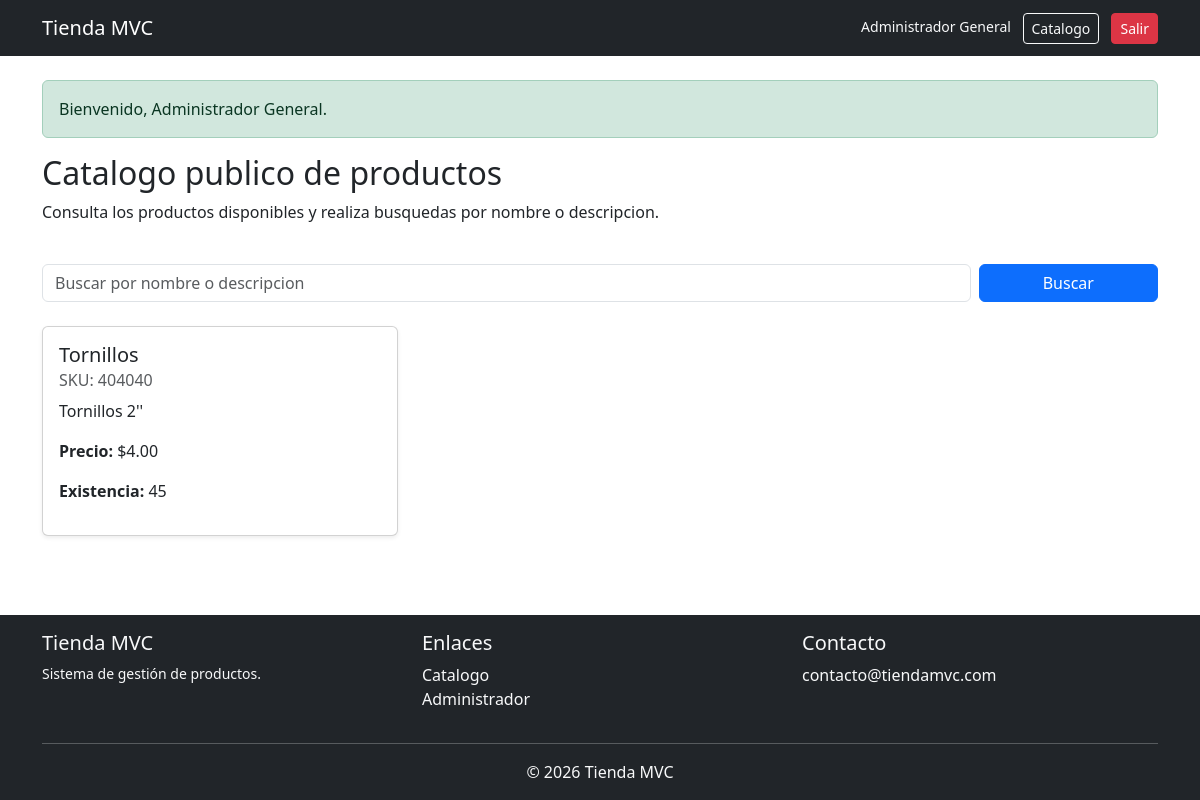
/ (signed in), run on the app's committed database.
### tables this page shows
CREATE TABLE `productos` (
  `id` int(11) NOT NULL,
  `sku` varchar(50) NOT NULL,
  `nombre` varchar(100) NOT NULL,
  `descripcion` text NOT NULL,
  `precio_compra` decimal(10,2) NOT NULL,
  `precio_venta` decimal(10,2) NOT NULL,
  `existencia` int(11) NOT NULL DEFAULT 0,
  `created_at` timestamp NOT NULL DEFAULT current_timestamp(),
  `updated_at` timestamp NOT NULL DEFAULT current_timestamp() ON UPDATE current_timestamp()
);

### controllers/PublicController.php (called while the page is built, shortened)
<?php
    class PublicController {
        public function catalogo(): void {
            $termino = trim($_GET['buscar'] ?? '');
            $productoModel = new ProductoModel();
            $productos = $productoModel->buscarPublico($termino);
            require_once __DIR__ . '/../views/public/catalogo.php';
        }
    }
?>

### models/ProductoModel.php (called while the page is built, shortened)
<?php
    class ProductoModel {
        private PDO $conexion;
        public function __construct()
        {
            $db = new Database();
            $this->conexion = $db->connect();
        }
        public function obtenerTodos(): array
        {
            try {
                $sql = 'SELECT * FROM productos ORDER BY id DESC';
                $stmt = $this->conexion->query($sql);
                return $stmt->fetchAll(PDO::FETCH_ASSOC);
            } catch (PDOException $e) {
                return [];
            }
        }
        public function buscarPublico(string $termino = ''): array
        {
            try {
                $termino = trim($termino);
                if ($termino === '') {
                    return $this->obtenerTodos();
                }
                $sql = 'SELECT * FROM productos WHERE nombre LIKE :termino OR descripcion LIKE :termino ORDER BY id DESC';
                $stmt = $this->conexion->prepare($sql);
                $busqueda = '%' . $termino . '%';
                $stmt->bindParam(':termino', $busqueda);
                $stmt->execute();
                return $stmt->fetchAll(PDO::FETCH_ASSOC);
            } catch (PDOException $e) {
                return [];
            }
        }
    }
?>

### config/Database.php (called while the page is built, shortened)
<?php
    class Database {
        private string $host = 'localhost';
        private string $dbName = 'tienda_mvc';
        private string $username = 'root';
        private string $password = '';
        private string $charset = 'utf8mb4';
        public function connect(): PDO {
            try {
                $dsn = "mysql:host={$this->host};dbname={$this->dbName};charset={$this->charset}";
                $pdo = new PDO($dsn, $this->username, $this->password);
                $pdo->setAttribute(PDO::ATTR_ERRMODE, PDO::ERRMODE_EXCEPTION);
                $pdo->setAttribute(PDO::ATTR_DEFAULT_FETCH_MODE, PDO::FETCH_ASSOC);
                return $pdo;
            } catch (PDOException $e) {
                die('Error de conexion: ' . $e->getMessage());
            }
        }
    }
?>

### views/public/catalogo.php (the view, shortened to what this page needs)
<?php require_once __DIR__ . '/../../layouts/header.php'; ?>
<div class="row mb-4">
    <div class="col-md-8">
        <h2>Catalogo publico de productos</h2>
        <p>Consulta los productos disponibles y realiza busquedas por nombre o descripcion.</p>
    </div>
</div>
<form method="GET" action="index.php" class="row g-2 mb-4">
    <div class="col-md-10">
        <input type="text" name="buscar" class="form-control"
            placeholder="Buscar por nombre o descripcion"
            value="<?= htmlspecialchars($termino ?? ''); ?>">
    </div>
    <div class="col-md-2">
        <button type="submit" class="btn btn-primary w-100">Buscar</button>
    </div>
</form>
<div class="row">
    <?php if (!empty($productos)): ?>
        <?php foreach ($productos as $producto): ?>
            <div class="col-md-4 mb-4">
                <div class="card h-100 shadow-sm">
                    <div class="card-body">
                        <h5 class="card-title"><?= htmlspecialchars($producto['nombre']); ?></h5>
                        <h6 class="card-subtitle mb-2 text-muted">SKU: <?= htmlspecialchars($producto['sku']); ?></h6>
                        <p class="card-text"><?= htmlspecialchars($producto['descripcion']); ?></p>
                        <p><strong>Precio:</strong> $<?= number_format((float)$producto['precio_venta'], 2); ?></p>
                        <p><strong>Existencia:</strong> <?= (int)$producto['existencia']; ?></p>
                    </div>
                </div>
            </div>
        <?php endforeach; ?>
    <?php else: ?>
        <div class="col-12">
            <div class="alert alert-warning">No se encontraron productos.</div>
        </div>
    <?php endif; ?>
</div>
<?php require_once __DIR__ . '/../../layouts/footer.php'; ?>

### data on the page
productos: nombre "Tornillos", sku "404040", descripcion "Tornillos 2''", precio_venta "4.00", existencia "45"

### other printed values
$_SESSION['admin']['nombre_completo'] "Administrador General"
$_SESSION['success'] "Bienvenido, Administrador General."
